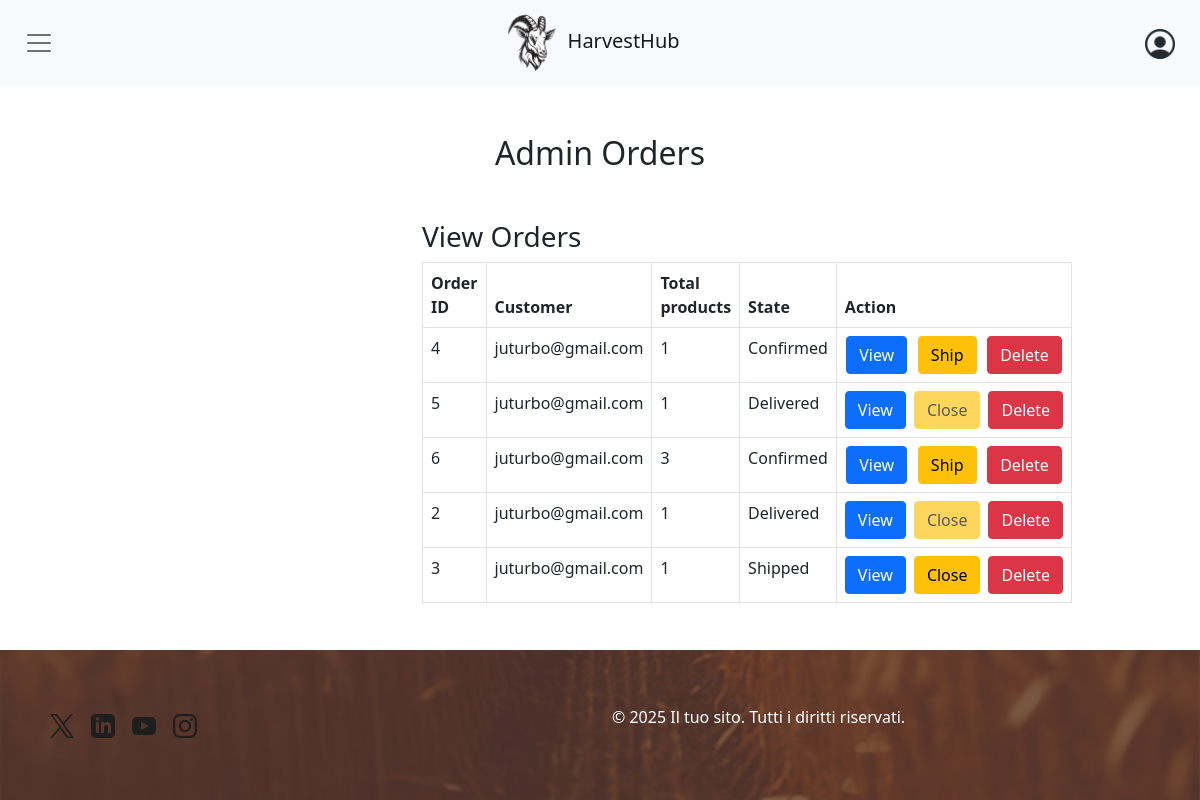
The page /admin-orders.php (signed in) on the database its author committed.
### tables this page shows
CREATE TABLE `ORDINE` (
  `riferimento` int(11) NOT NULL,
  `data` date NOT NULL,
  `email` varchar(64) NOT NULL,
  `stato` ENUM('confermato', 'spedito', 'consegnato') NOT NULL
);

### admin-orders.php (called while the page is built, shortened)
<?php
require_once 'bootstrap.php';
if(isAdminLoggedIn()) {
    $templateParams["titolo"] = "Admin - Orders";
    $templateParams["nome"] = "form-admin-orders.php";
    $templateParams["includeSearchbar"] = false;
    $templateParams["orders"] = $dbh->getAllOrders();
} else if(isUserLoggedIn()) {
    header("Location: ./index.php");
}
else {
    header("Location: ./login.php");
}
require 'template/base.php';
?>

### db/database.php (called while the page is built, shortened)
<?php
class DatabaseHelper
{
    private $db;
    public function __construct($servername, $username, $password, $dbname, $port)
    {
        $this->db = new mysqli($servername, $username, $password, $dbname, $port);
    }
    public function getAllOrders()
    {
        $stmt = $this->db->prepare("SELECT ordine.riferimento, ordine.email, ordine.data, SUM(richiesta.quantita) as totale, ordine.stato FROM ordine, richiesta, prodotto WHERE ordine.riferimento=richiesta.riferimento AND prodotto.codProdotto=richiesta.codProdotto GROUP BY ordine.riferimento ORDER BY ordine.data DESC");
        $stmt->execute();
        $result = $stmt->get_result();
        return $result->fetch_all(MYSQLI_ASSOC);
    }
}

### bootstrap.php (called while the page is built, shortened)
<?php
require_once("db/database.php");
$dbh = new DatabaseHelper("localhost", "root", "", "HarvestHub", 3306);
?>

### template/form-admin-orders.php (the view, shortened to what this page needs)
<div class="container mt-5">
    <h2 class="text-center">Admin Orders</h2>
    <div class="row mt-4">
        <div class="col-md-4 mt-4 offset-md-4">
            <h3>View Orders</h3>
            <table class="table table-bordered">
                <thead>
                    <tr>
                        <th>Order ID</th>
                        <th>Customer</th>
                        <th>Total products</th>
                        <th>State</th>
                        <th>Action</th>
                    </tr>
                </thead>
                <tbody>
                    <?php foreach($templateParams["orders"] as $order): ?>
                    <tr>
                        <td><?php echo $order["riferimento"] ?></td>
                        <td><?php echo $order["email"] ?></td>
                        <td><?php echo $order["totale"] ?></td>
                        <td><?php if($order["stato"] == "confermato") echo "Confirmed"; else if($order["stato"] == "spedito") echo "Shipped"; else echo "Delivered"; ?></td>
                        <td>
                            <form method="POST" action="./admin-orders.php" class="d-flex justify-content-around">
                                <a href="./order-detail.php?ordernum=<?php echo $order["riferimento"] ?>" class="btn btn-primary">View</a>
                                <button id="change-order-state<?php echo $order["riferimento"]?>" type="submit" <?php if($order["stato"] == "consegnato") echo "disabled";?> name="change-order-state" value="" class="btn btn-warning mx-2">
                                    <?php if($order["stato"] == "confermato") echo "Ship"; else echo "Close"?>
                                </button>
                                <button id="delete-order<?php echo $order["riferimento"]?>" type="submit" name="delete-order" value="" class="btn btn-danger">Delete</button>
                            </form>
                        </td>
                    </tr>
                    <?php endforeach; ?>
                </tbody>
            </table>
        </div>
    </div>
</div>

### css/base.css (style rules this page uses)
html,body { display: flex; flex-direction: column; height: 100%; }

### rows shown on the page
ordine: riferimento "4", email "juturbo@gmail.com", totale "1", stato "Confirmed"
ordine: riferimento "5", email "juturbo@gmail.com", totale "1", stato "Delivered"
ordine: riferimento "6", email "juturbo@gmail.com", totale "3", stato "Confirmed"
ordine: riferimento "2", email "juturbo@gmail.com", totale "1", stato "Delivered"
ordine: riferimento "3", email "juturbo@gmail.com", totale "1", stato "Shipped"
